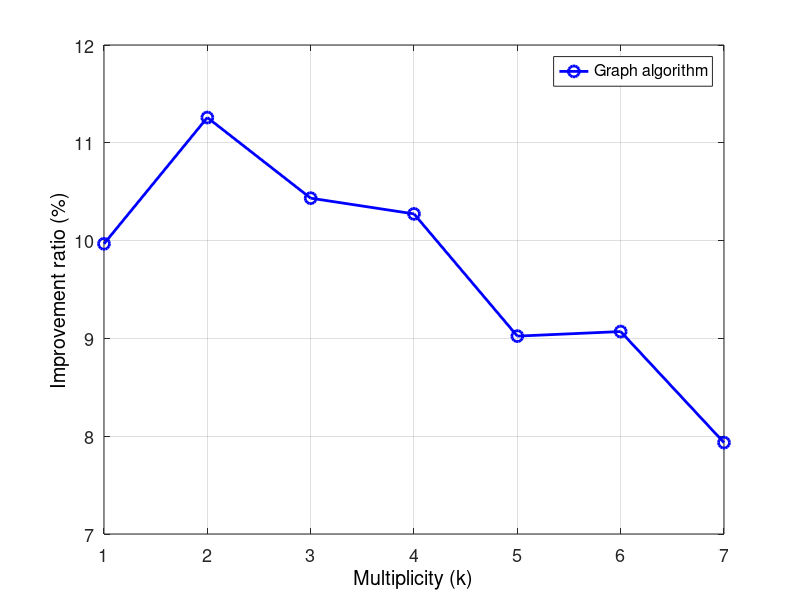

Recreate this plot in MATLAB.
clear;
close all;
indepBits = 1928407;

%DSk1 = [1750584 1719049 1718738 1746524 1764679 ...
%        1761940 1737807 1728894 1714332 1717130];
%DSk2 = [1745383 1729150 1749820 1777905 1747906 ...
%        1756602 1772214 1745731 1742641 1760596];
%DSk3 = [1786357 1693237 1786568 1735921 1733557 ...
%        1737140 1740269 1774170 1772403 1726872];
%DSk4 = [1736623 1799625 1721553 1720608 1731661 ...
%        1760969 1776667 1763519 1748650 1794719];
%DSk5 = [1691077 1772938 1768045 1737891 1740287 ...
%        1789106 1735188 1753471 1706234 1795443];

DSk1 = 1736200;
DSk2 = 1711300;
DSk3 = 1727200;
DSk4 = 1730300;
DSk5 = 1754400;
DSk6 = 1753500;
DSk7 = 1775400;

fg = 1;
figure(fg);
OverlappedTime = [1 2 3 4 5 6 7];
improveRatio = zeros(2,7);
improveRatio(1,:) = [0.0913 0.1014 0.0935 0.0717 0.0613 0.0637 0.0569];
for i=1:7
    eval(['improveRatio(2,' num2str(i) ')=(indepBits-DSk' num2str(i) ')/indepBits;']);
end
%ln(1) = line(OverlappedTime(:), 100*improveRatio(1,:),'Marker','o','LineWidth',2,'MarkerFaceColor','none','MarkerSize',8,'color','r');
ln(2) = line(OverlappedTime(:), 100*improveRatio(2,:),'Marker','o','LineWidth',2,'MarkerFaceColor','none','MarkerSize',8,'color','b');
%end
%set(gca, 'YLim', [0.8 1.2]);
xlabel('Multiplicity (k)','FontSize',13,'Color','k');
ylabel('Improvement ratio (%)','FontSize',13,'Color','k');
legend('Graph algorithm','location','NorthEast');
set(gca,'fontsize',13);
grid on;
box on;